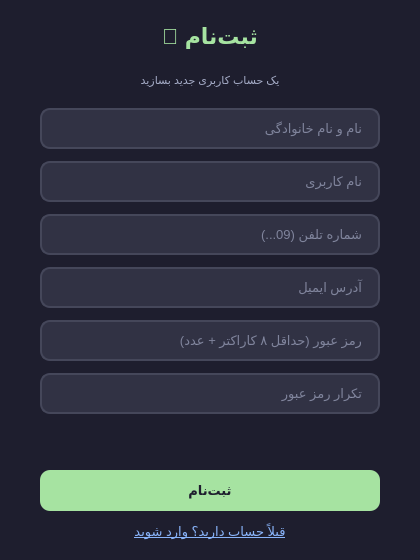
<?xml version="1.0" encoding="UTF-8"?>
<ui version="4.0">
 <class>SignUpWindow</class>
 <widget class="QDialog" name="SignUpWindow">
  <property name="geometry">
   <rect>
    <x>0</x>
    <y>0</y>
    <width>420</width>
    <height>560</height>
   </rect>
  </property>
  <property name="windowTitle">
   <string>PlaTwo - ثبت‌نام</string>
  </property>
  <property name="styleSheet">
   <string notr="true">
QWidget {
    background-color: #1e1e2e;
    color: #cdd6f4;
    font-family: 'Segoe UI';
    font-size: 13px;
}
QLabel#titleLabel { color: #a6e3a1; font-size: 22px; font-weight: bold; }
QLabel#descLabel { color: #a6adc8; font-size: 11px; }
QLabel#errorLabel { color: #f38ba8; font-size: 11px; }

QLineEdit {
    background-color: #313244;
    border: 2px solid #45475a;
    border-radius: 10px;
    padding: 10px 14px;
    color: #cdd6f4;
}
QLineEdit:focus { border-color: #a6e3a1; }

QPushButton#pushButton {
    background-color: #a6e3a1;
    color: #1e1e2e;
    border: none;
    border-radius: 10px;
    font-weight: bold;
    padding: 12px;
}
QPushButton#pushButton:hover {
    background-color: #94e2d5;
}
QPushButton#pushButton:pressed {
    background-color: #89dceb;
}

QPushButton#loginBtn {
    color: #89b4fa;
    border: none;
    background: transparent;
    text-decoration: underline;
}
QPushButton#loginBtn:hover {
    color: #cba6f7;
}
   </string>
  </property>
  <layout class="QVBoxLayout" name="mainLayout">
   <property name="leftMargin"><number>40</number></property>
   <property name="topMargin"><number>20</number></property>
   <property name="rightMargin"><number>40</number></property>
   <property name="bottomMargin"><number>20</number></property>
   <property name="spacing"><number>12</number></property>
   
   <item>
    <widget class="QLabel" name="titleLabel">
     <property name="text"><string>ثبت‌نام 🎲</string></property>
     <property name="alignment"><set>Qt::AlignmentFlag::AlignCenter</set></property>
    </widget>
   </item>
   <item>
    <widget class="QLabel" name="descLabel">
     <property name="text"><string>یک حساب کاربری جدید بسازید</string></property>
     <property name="alignment"><set>Qt::AlignmentFlag::AlignCenter</set></property>
    </widget>
   </item>
   <item><widget class="QLineEdit" name="nameLineEdit"><property name="placeholderText"><string>نام و نام خانوادگی</string></property></widget></item>
   <item><widget class="QLineEdit" name="usernameLineEdit"><property name="placeholderText"><string>نام کاربری</string></property></widget></item>
   <item><widget class="QLineEdit" name="phoneLineEdit"><property name="placeholderText"><string>شماره تلفن (09...)</string></property></widget></item>
   <item><widget class="QLineEdit" name="emailLineEdit"><property name="placeholderText"><string>آدرس ایمیل</string></property></widget></item>
   <item><widget class="QLineEdit" name="passwordLineEdit"><property name="echoMode"><enum>QLineEdit::EchoMode::Password</enum></property><property name="placeholderText"><string>رمز عبور (حداقل ۸ کاراکتر + عدد)</string></property></widget></item>
   <item><widget class="QLineEdit" name="confirmPasswordLineEdit"><property name="echoMode"><enum>QLineEdit::EchoMode::Password</enum></property><property name="placeholderText"><string>تکرار رمز عبور</string></property></widget></item>
   <item>
    <widget class="QLabel" name="errorLabel">
     <property name="text"><string/></property>
     <property name="alignment"><set>Qt::AlignmentFlag::AlignCenter</set></property>
    </widget>
   </item>
   <item>
    <widget class="QPushButton" name="pushButton">
     <property name="text"><string>ثبت‌نام</string></property>
     <property name="cursor"><cursorShape>PointingHandCursor</cursorShape></property>
    </widget>
   </item>
   <item>
    <widget class="QPushButton" name="loginBtn">
     <property name="text"><string>قبلاً حساب دارید؟ وارد شوید</string></property>
     <property name="cursor"><cursorShape>PointingHandCursor</cursorShape></property>
    </widget>
   </item>
  </layout>
 </widget>
</ui>
